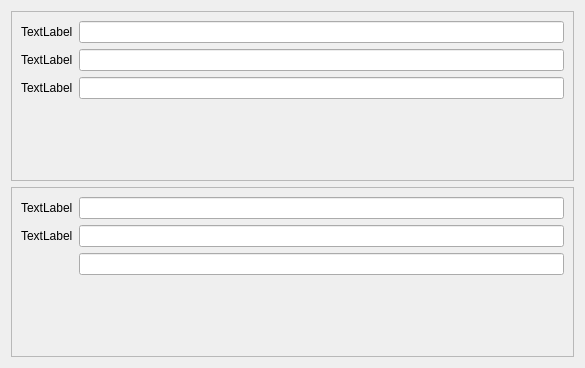
<?xml version="1.0" encoding="UTF-8"?>
<ui version="4.0">
 <class>SampleCalc</class>
 <widget class="QWidget" name="SampleCalc">
  <property name="geometry">
   <rect>
    <x>0</x>
    <y>0</y>
    <width>585</width>
    <height>368</height>
   </rect>
  </property>
  <property name="windowTitle">
   <string>Form</string>
  </property>
  <layout class="QVBoxLayout" name="verticalLayout">
   <item>
    <widget class="QFrame" name="frame">
     <property name="frameShape">
      <enum>QFrame::StyledPanel</enum>
     </property>
     <property name="frameShadow">
      <enum>QFrame::Raised</enum>
     </property>
     <layout class="QFormLayout" name="formLayout">
      <item row="0" column="0">
       <widget class="QLabel" name="label_2">
        <property name="text">
         <string>TextLabel</string>
        </property>
       </widget>
      </item>
      <item row="1" column="0">
       <widget class="QLabel" name="label_4">
        <property name="text">
         <string>TextLabel</string>
        </property>
       </widget>
      </item>
      <item row="2" column="0">
       <widget class="QLabel" name="label_5">
        <property name="text">
         <string>TextLabel</string>
        </property>
       </widget>
      </item>
      <item row="0" column="1">
       <widget class="QLineEdit" name="lineEdit_4"/>
      </item>
      <item row="1" column="1">
       <widget class="QLineEdit" name="lineEdit_5"/>
      </item>
      <item row="2" column="1">
       <widget class="QLineEdit" name="lineEdit_6"/>
      </item>
     </layout>
    </widget>
   </item>
   <item>
    <widget class="QFrame" name="frame_2">
     <property name="frameShape">
      <enum>QFrame::StyledPanel</enum>
     </property>
     <property name="frameShadow">
      <enum>QFrame::Raised</enum>
     </property>
     <layout class="QFormLayout" name="formLayout_2">
      <item row="0" column="1">
       <widget class="QLineEdit" name="lineEdit_2"/>
      </item>
      <item row="1" column="0">
       <widget class="QLabel" name="label_3">
        <property name="text">
         <string>TextLabel</string>
        </property>
       </widget>
      </item>
      <item row="1" column="1">
       <widget class="QLineEdit" name="lineEdit"/>
      </item>
      <item row="2" column="1">
       <widget class="QLineEdit" name="lineEdit_3"/>
      </item>
      <item row="0" column="0">
       <widget class="QLabel" name="label">
        <property name="text">
         <string>TextLabel</string>
        </property>
       </widget>
      </item>
     </layout>
    </widget>
   </item>
  </layout>
 </widget>
 <resources/>
 <connections/>
</ui>
